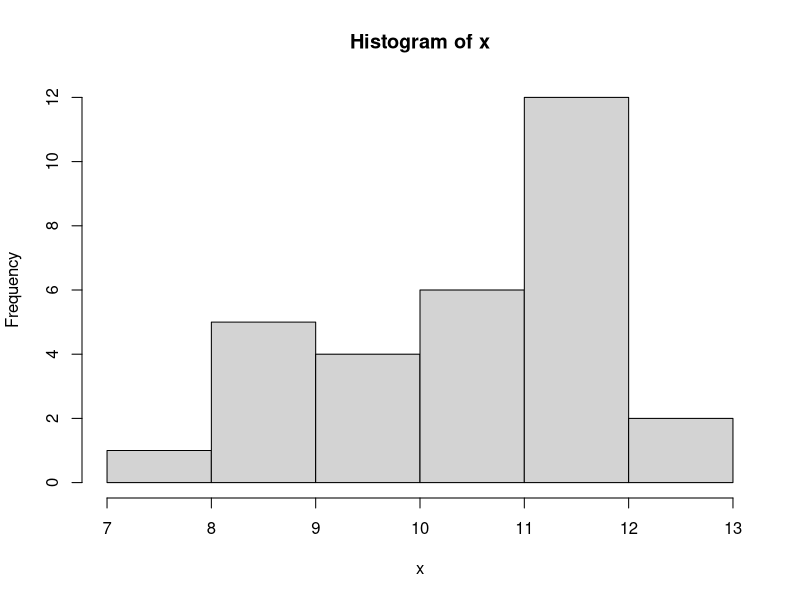

The R source for this figure:
x <- c(8.26, 9.533, 8.653, 12.571, 11.181, 10.181, 11.196, 11.117, 8.624, 10.147, 9.766, 7.698, 11.019, 11.675, 9.642, 9.519, 11.335, 11.961, 11.898, 11.709, 8.485, 12.039, 10.364, 8.903, 11.02, 10.808, 11.026, 11.271, 10.165, 10.804)
 summary(x)
mean(x)
var(x)
quantile(x, probs = c(.12,.83)) 
hist(x)
